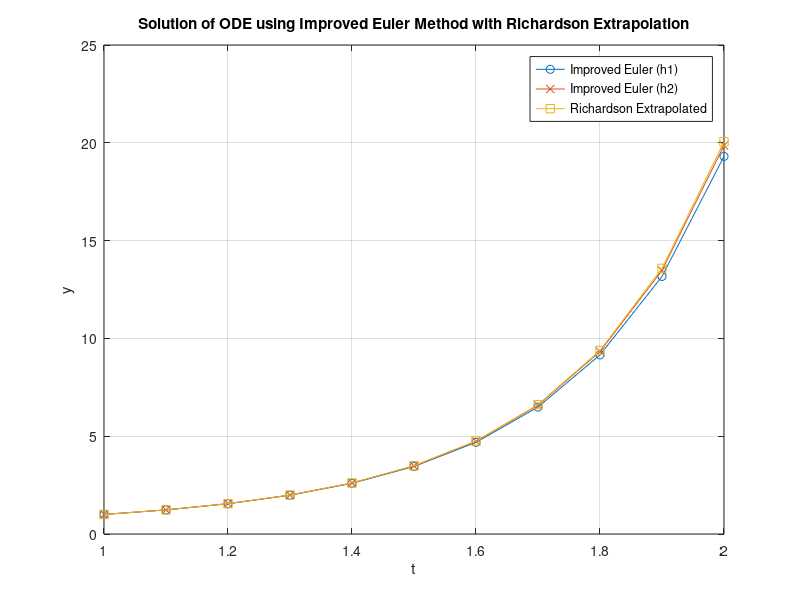

Recreate this plot in MATLAB.
% Define the differential equation dy/dt = 2ty
f = @(t, y) 2 * t * y;

% Initial conditions
t0 = 1;   % Initial time
y0 = 1;   % Initial value of the solution

% Number of steps and initial step size
n = 10;  % Number of steps
h1 = 0.1;  % Initial step size
h2 = h1 / 2;  % Refined step size

% Initialize arrays to store the solution
t1 = t0:h1:(t0 + h1 * n);
y1 = zeros(1, n+1);
y1(1) = y0;

t2 = t0:h2:(t0 + h2 * 2 * n);
y2 = zeros(1, 2*n+1);
y2(1) = y0;

% Improved Euler method loop for step size h1
for i = 1:n
    k1 = h1 * f(t1(i), y1(i));
    k2 = h1 * f(t1(i) + h1, y1(i) + k1);
    y1(i+1) = y1(i) + (k1 + k2) / 2;
end

% Improved Euler method loop for step size h2
for i = 1:2*n
    k1 = h2 * f(t2(i), y2(i));
    k2 = h2 * f(t2(i) + h2, y2(i) + k1);
    y2(i+1) = y2(i) + (k1 + k2) / 2;
end

% Apply Richardson Extrapolation
y_extrapolated = (4 * y2(1:2:end) - y1) / 3;

% Plot the solution
figure;
plot(t1, y1, '-o', t1, y2(1:2:end), '-x', t1, y_extrapolated, '-s');
legend('Improved Euler (h1)', 'Improved Euler (h2)', 'Richardson Extrapolated');
xlabel('t');
ylabel('y');
title('Solution of ODE using Improved Euler Method with Richardson Extrapolation');
grid on;
